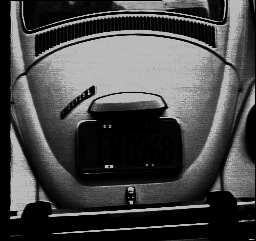
#> input picture Visualizacao_de_Dados/figuras/imagem_carro.png, 256 x 241 px
$ python 11_atividade2_operacoes_morfologicas.py ../figuras/imagem_carro.png out.png
#> lines starting #> are read from the running program, lines starting #| are printed output that depends on the picture; after the words box and inside, x2 and y2 are one past the last pixel; in counts of white or black regions, pixels touching at a corner belong together
from PIL import Image
import numpy as np
import matplotlib.pyplot as plt
from skimage import morphology
from skimage import img_as_ubyte
import sys

# Carregar a imagem
img = Image.open(sys.argv[1])
#> img is the input picture: PIL image 256x241 L; min 0, max 186, mean 71.9

# Converter a imagem para tons de cinza
img_gray = img.convert('L')

# Converter a imagem em tons de cinza para um array NumPy
img_gray_array = np.array(img_gray)

# Binarizar a imagem
threshold = 128
img_binary = (img_gray_array > threshold) * 255
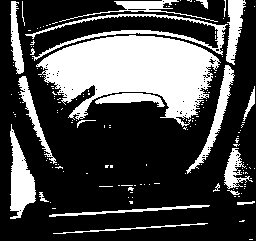
#> img_binary: shape (241, 256) int64; 29.2% white; 161 white regions (140 under 20 px), largest, box (x1, y1, x2, y2) and area: (36, 35, 221, 127) 9628, (10, 124, 36, 219) 1315, (25, 14, 228, 61) 1285

# Realizar operações morfológicas
# 1. Dilatação
img_dilated = morphology.dilation(img_binary)
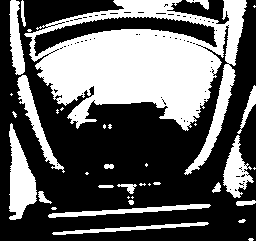
#> img_dilated: shape (241, 256) int64; 37.9% white; 37 white regions (18 under 20 px), largest, box (x1, y1, x2, y2) and area: (24, 0, 247, 175) 16921, (9, 123, 37, 220) 1544, (17, 75, 65, 173) 944

# 2. Erosão
img_erosion = morphology.erosion(img_binary)
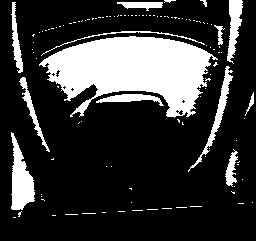
#> img_erosion: shape (241, 256) int64; 21.4% white; 114 white regions (100 under 20 px), largest, box (x1, y1, x2, y2) and area: (39, 36, 218, 118) 8649, (11, 132, 35, 210) 1069, (188, 66, 233, 172) 601

# 3. Abertura (Erosão seguida de Dilatação)
img_opening = morphology.opening(img_binary)
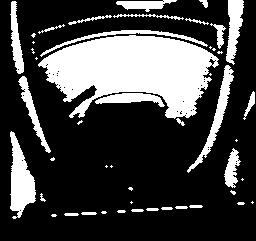
#> img_opening: shape (241, 256) int64; 26.4% white; 48 white regions (20 under 20 px), largest, box (x1, y1, x2, y2) and area: (38, 35, 219, 119) 9343, (10, 131, 36, 219) 1287, (187, 65, 234, 173) 848

# 4. Fechamento (Dilatação seguida de Erosão)
img_closing = morphology.closing(img_binary)
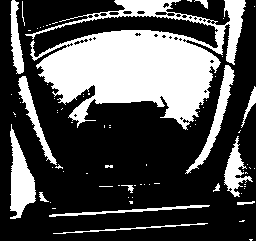
#> img_closing: shape (241, 256) int64; 31.2% white; 81 white regions (65 under 20 px), largest, box (x1, y1, x2, y2) and area: (25, 0, 246, 130) 13822, (10, 124, 36, 219) 1329, (185, 65, 235, 174) 945

# Converter os resultados das operações morfológicas de volta para imagens PIL
img_dilated_pil = Image.fromarray(img_as_ubyte(img_dilated))
img_erosion_pil = Image.fromarray(img_as_ubyte(img_erosion))
img_opening_pil = Image.fromarray(img_as_ubyte(img_opening))
img_closing_pil = Image.fromarray(img_as_ubyte(img_closing))

# Salvar as imagens morfológicas
img_dilated_pil.save(sys.argv[2] + '_dilated.png')
img_erosion_pil.save(sys.argv[2] + '_erosion.png')
img_opening_pil.save(sys.argv[2] + '_opening.png')
img_closing_pil.save(sys.argv[2] + '_closing.png')

# Exibir as imagens originais e morfológicas
fig, axes = plt.subplots(2, 3, figsize=(15, 10))

# Exibir imagem original em tons de cinza
axes[0, 0].imshow(img_gray, cmap='gray')
axes[0, 0].set_title('Imagem Original (Tons de Cinza)')
axes[0, 0].axis('off')

# Exibir imagem binarizada
axes[0, 1].imshow(img_binary, cmap='gray')
axes[0, 1].set_title('Imagem Binarizada')
axes[0, 1].axis('off')

# Exibir imagem dilatada
axes[0, 2].imshow(img_dilated, cmap='gray')
axes[0, 2].set_title('Dilatação')
axes[0, 2].axis('off')

# Exibir imagem erodida
axes[1, 0].imshow(img_erosion, cmap='gray')
axes[1, 0].set_title('Erosão')
axes[1, 0].axis('off')

# Exibir imagem após abertura
axes[1, 1].imshow(img_opening, cmap='gray')
axes[1, 1].set_title('Abertura')
axes[1, 1].axis('off')

# Exibir imagem após fechamento
axes[1, 2].imshow(img_closing, cmap='gray')
axes[1, 2].set_title('Fechamento')
axes[1, 2].axis('off')

plt.tight_layout()
plt.show()
